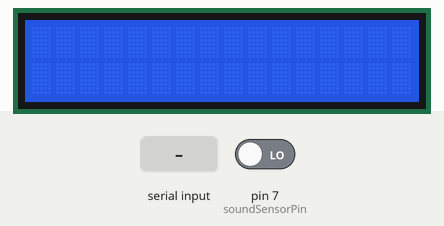
Recording of a sketch running on a simulated Arduino Uno, built with avr-gcc and run on an emulated ATmega328P. Shown: 16×2 character LCD. Inputs (shaded band) come from the test bench; at power-on: pin 7 (soundSensorPin) LOW.

Above: at 1.2 s.
1.3 s: "1\n" received over Serial
At 2.0 s:
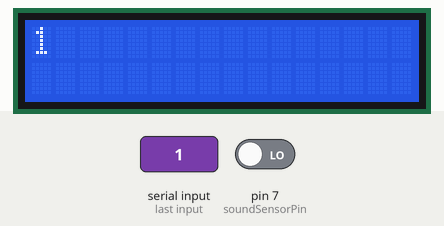
2.8 s: "0\n" received over Serial
At 3.1 s:
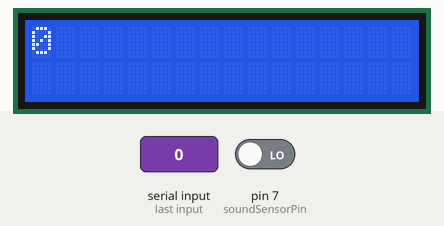
Timing chart, 0 to 5.8 s (numbered marks = the images above; inputs shaded):
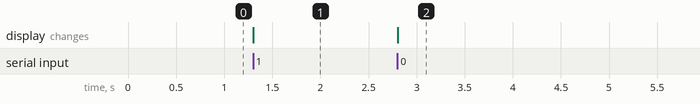

Measured:
- after the input at 1.3 s, the display: changes at once (image 1)
- after the input at 2.8 s, the display: changes at once (image 2)

The sketch:

Arduino_code.ino
```cpp
#include <LiquidCrystal.h>

const int rs = 12, en = 11, d4 = 5, d5 = 4, d6 = 3, d7 = 2;
LiquidCrystal lcd(rs, en, d4, d5, d6, d7);
const int soundSensorPin = 7;
int soundDetected = 0;

void setup() {
  lcd.begin(16, 2);
  Serial.begin(9600);
  pinMode(soundSensorPin, INPUT);
}

void loop() {
  if (Serial.available() > 0) {
    lcd.clear();
    String text = Serial.readStringUntil('\n');

    lcd.setCursor(0, 0);

    lcd.print(text.substring(0, 16));

    if (text.length() > 16) {
      lcd.setCursor(0, 1);
      lcd.print(text.substring(16, 32));
    }
  }
  soundDetected = digitalRead(soundSensorPin);
  if (soundDetected == HIGH) {
    Serial.println("SOUND_DETECTED");
    delay(500);
  }
}
```
